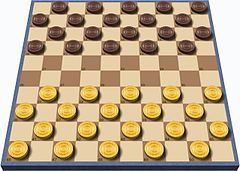
#> input picture checker_board/board4.jpg, 240 x 171 px
$ python hw1_4.py
#> lines starting #> are read from the running program, lines starting #| are printed output that depends on the picture; after the words box and inside, x2 and y2 are one past the last pixel; in counts of white or black regions, pixels touching at a corner belong together
import math

import cv2 as cv
import sys

import numpy as np

def _polar_to_cartesian(lines):
    """
    극좌표 형식(x*cos_t + y*sin_t = rho)을
    데카르트 좌표평면 형식으로 변환
    (y = a*x + b)
    """
    cartesian = []
    for i in range(lines.shape[0]):
        rho, theta = lines[i][0]
        i = 1e-9
        cos_t = math.cos(theta)
        sin_t = math.sin(theta) + i
        a, b = -cos_t / sin_t, rho / sin_t  # y = ax + b
        cartesian.append((a, b))

    return np.array(cartesian)

def intersection_point(line1, line2, threshold=0.2):
    """
    두 직선의 교점을 구하는 함수
    두 직선은 y = ax + b 꼴이어야 함
    """
    a1, b1 = line1
    a2, b2 = line2
    if abs(a1 - a2) < threshold:
        return -1, -1
    x0 = -(b2 - b1) / (a2 - a1)
    y0 = a1 * x0 + b1
    return x0, y0

def _get_perspective_board(src, w=400):
    if src.ndim == 3:
        src = cv.cvtColor(src, cv.COLOR_BGR2GRAY)
    blur = cv.GaussianBlur(src, (0, 0), 1.2)
    # _, thresh = cv.threshold(blur, 0, 255, cv.THRESH_BINARY_INV + cv.THRESH_OTSU)
    thresh = cv.adaptiveThreshold(blur, 255, cv.ADAPTIVE_THRESH_GAUSSIAN_C, cv.THRESH_BINARY_INV, 71, 5)

    horizontal_kernel = cv.getStructuringElement(cv.MORPH_RECT, (5, 3))
    dilate = cv.morphologyEx(thresh, cv.MORPH_DILATE, horizontal_kernel, iterations=1)
    dilate = cv.morphologyEx(dilate, cv.MORPH_CLOSE, horizontal_kernel, iterations=2)
    vertical_kernel = cv.getStructuringElement(cv.MORPH_RECT, (3, 5))
    dilate = cv.morphologyEx(dilate, cv.MORPH_DILATE, vertical_kernel, iterations=1)
    dilate = cv.morphologyEx(dilate, cv.MORPH_CLOSE, vertical_kernel, iterations=2)

    edge = cv.Canny(dilate, 100, 100)
    lines = cv.HoughLines(edge, 1, math.pi / 180, 100)

    # 가로 선과 세로 선 나누기
    horizontal_line = math.pi / 2
    thresh_angle = math.pi / 4
    h_lines, v_lines = [], []
    while len(h_lines) < 2 or len(v_lines) < 2:
        h_lines.clear()
        v_lines.clear()
        for line in lines:
            rho, theta = line[0]
            if abs(theta - horizontal_line) < thresh_angle:
                h_lines.append([line[0]])
            else:
                v_lines.append([line[0]])

        if (len(h_lines) < 2 or len(v_lines) < 2) and len(h_lines) > len(v_lines):
            horizontal_line += math.pi / 30  # 기준 선 조금씩 조정

    h_lines, v_lines = np.array(h_lines), np.array(v_lines)

    # 가장 간격이 큰 두 직선 가로선 구하기
    max_h_line = h_lines[0][0]
    min_h_line = h_lines[0][0]
    for l in h_lines:
        rho, _ = l[0]
        max_rho, _ = max_h_line
        min_rho, _ = min_h_line
        if max_rho < rho:
            max_h_line = l[0]
        if rho < min_rho:
            min_h_line = l[0]
    # 세로선 구하기
    max_v_line = v_lines[0][0]
    min_v_line = v_lines[0][0]

    for l in v_lines:
        rho, theta = l[0]

        max_rho, mx_theta = max_v_line
        min_rho, mn_theta = min_v_line

        # 각도가 90도 넘어가면 rho의 부호가 바뀔 수 있음
        rho *= -1 if theta > math.pi / 2 else 1
        max_rho *= -1 if mx_theta > math.pi / 2 else 1
        min_rho *= -1 if mn_theta > math.pi / 2 else 1
        if max_rho < rho:
            max_v_line = l[0]
        if rho < min_rho:
            min_v_line = l[0]

    h_edges, v_edges = np.array([[min_h_line], [max_h_line]]), np.array([[min_v_line], [max_v_line]])

    # 모서리끼리 교점 계산
    h_edges_ab = _polar_to_cartesian(h_edges)
    v_edges_ab = _polar_to_cartesian(v_edges)
    points = []
    for h in h_edges_ab:
        for v in v_edges_ab:
            x, y = intersection_point(h, v)
            points.append((int(x), int(y)))

    # 꼭짓점 시계방향으로 정렬
    # 화면 기준으로는 clockwise=False여야 시계방향
    sorted_points = cv.convexHull(np.array(points), clockwise=False).astype(np.float32)

    dst_pts = np.array([[[0, 0]],
                        [[w - 1, 0]],
                        [[w - 1, w - 1]],
                        [[0, w - 1]]]).astype(np.float32)
    pers_mat = cv.getPerspectiveTransform(sorted_points, dst_pts)
    transformed_src = cv.warpPerspective(src, pers_mat, (w, w))
    return transformed_src

def main():
    filename = "board4.jpg" if len(sys.argv) < 2 else sys.argv[1]
    src = cv.imread(filename, cv.IMREAD_COLOR)
#> src is the input picture: shape (171, 240, 3); mean B, G, R 136.5, 168.2, 189.6

    if src is None:
        print("Image load failed!")
        exit()

    width = 700
    ratio = width / src.shape[1]
#> ratio = 2.92
    inter_flag = cv.INTER_CUBIC if (ratio > 1) else cv.INTER_AREA
#> inter_flag = 2
    src = cv.resize(src, (0, 0), fx=ratio, fy=ratio, interpolation=inter_flag)
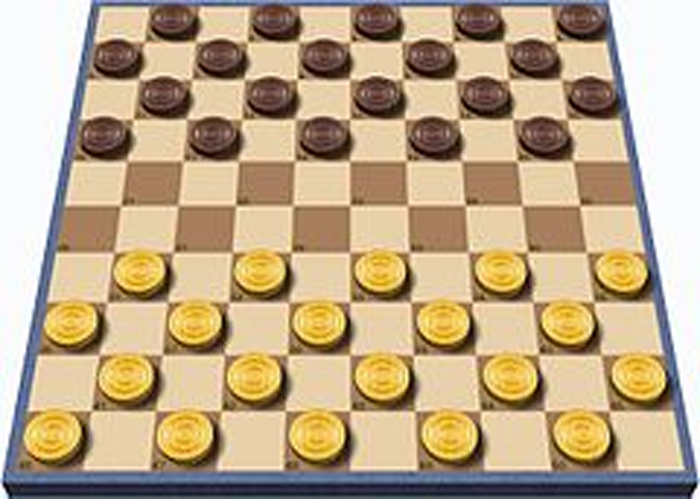
#> src: shape (499, 700, 3); mean B, G, R 136.4, 168.1, 189.5

    board = _get_perspective_board(src, w=450)
#> in _get_perspective_board, `src = cv.cvtColor(src, cv.COLOR_BGR2GRAY)`:
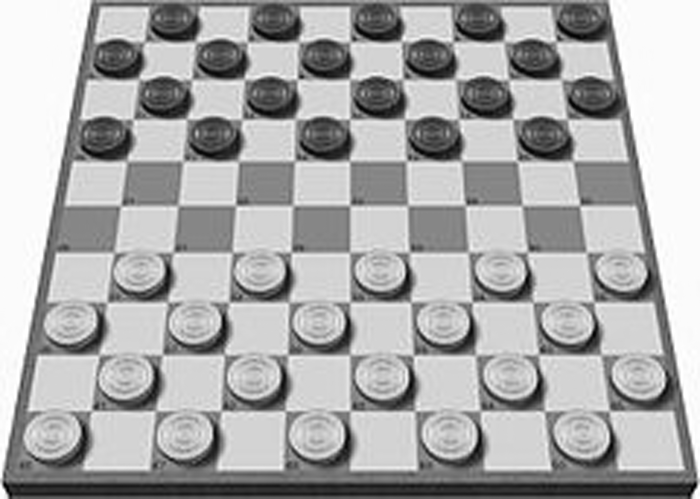
#> src: shape (499, 700); min 0, max 255, mean 170.9
#> in _get_perspective_board, `thresh = cv.adaptiveThreshold(blur, 255, cv.ADAPTIVE_THRESH_GAUSSIAN_C..`:
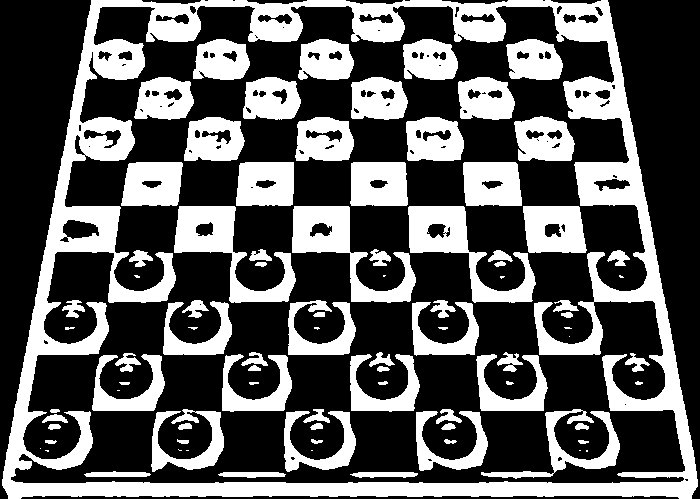
#> thresh: shape (499, 700); 34.8% white; 92 white regions (16 under 20 px), largest, box (x1, y1, x2, y2) and area: (2, 0, 698, 499) 49864, (174, 206, 296, 303) 4026, (408, 206, 536, 303) 4009
#> in _get_perspective_board, `dilate = cv.morphologyEx(thresh, cv.MORPH_DILATE, horizontal_kernel, i..`: dilate: shape (499, 700); 44.9% white; 27 white regions (3 under 20 px), largest, box (x1, y1, x2, y2) and area: (0, 0, 700, 499) 155556, (442, 438, 459, 445) 101, (175, 438, 191, 445) 94
#> in _get_perspective_board, `dilate = cv.morphologyEx(dilate, cv.MORPH_CLOSE, horizontal_kernel, it..`: dilate: shape (499, 700); 46.8% white; 16 white regions, largest, box (x1, y1, x2, y2) and area: (0, 0, 700, 499) 162515, (175, 438, 191, 452) 194, (442, 438, 459, 445) 101
#> in _get_perspective_board, `dilate = cv.morphologyEx(dilate, cv.MORPH_DILATE, vertical_kernel, ite..`: dilate: shape (499, 700); 54.3% white; 83 black regions (6 under 20 px), largest, box (x1, y1, x2, y2) and area: (0, 0, 88, 449) 20565, (612, 0, 700, 447) 20511, (288, 414, 416, 480) 3657
#> in _get_perspective_board, `dilate = cv.morphologyEx(dilate, cv.MORPH_CLOSE, vertical_kernel, iter..`:
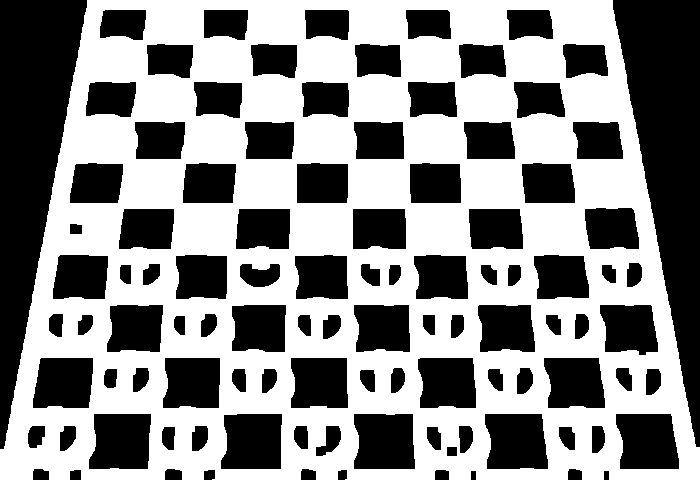
#> dilate: shape (499, 700); 55.9% white; 103 black regions, largest, box (x1, y1, x2, y2) and area: (0, 0, 87, 449) 20563, (613, 0, 700, 447) 20508, (354, 414, 415, 469) 3144
#> in _get_perspective_board, `edge = cv.Canny(dilate, 100, 100)`:
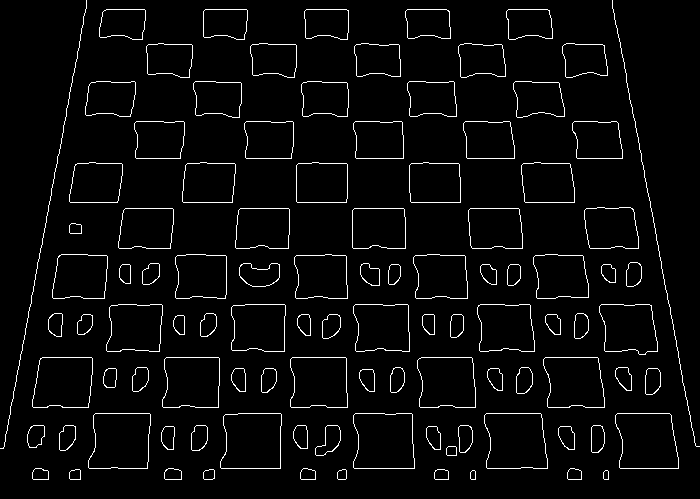
#> edge: shape (499, 700); 3.7% white in thin lines or dots
#> in _get_perspective_board, `lines = cv.HoughLines(edge, 1, math.pi / 180, 100)`: lines = 26 rows, first 8: [468, 1.57], [357, 1.57], [413, 1.57], [202, 1.57], [158, 1.57], [208, 1.57], [407, 1.57], [163, 1.57]
#> in _get_perspective_board, `transformed_src = cv.warpPerspective(src, pers_mat, (w, w))`:
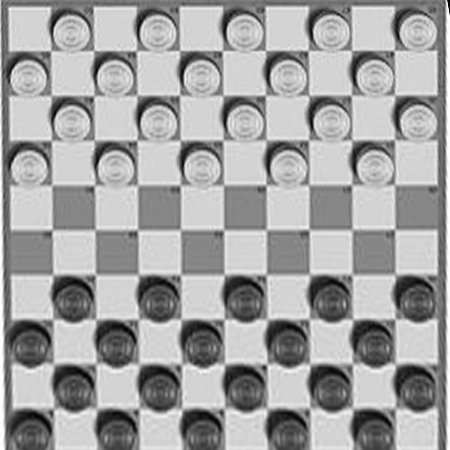
#> transformed_src: shape (450, 450); min 0, max 255, mean 162.8

    blur = cv.blur(board, (3, 3))
#> blur: shape (450, 450)
    circles = cv.HoughCircles(blur, cv.HOUGH_GRADIENT, 1, 50,
                              param1=120, param2=20, minRadius=15, maxRadius=40)
#> circles = 39 rows, first 8: [30.5, 348.5, 18.3], [71.5, 123.5, 18], [243.5, 33.5, 18.8], [70.5, 32.5, 17.9], [157.5, 33.5, 18.8], [72.5, 303.5, 18.3], [417.5, 33.5, 19.1], [244.5, 123.5, 18.8]
    # cv.imshow("board", board)

    src_circle = cv.cvtColor(board, cv.COLOR_GRAY2BGR)
    center_brightness = []
    if circles is not None:
        for i in range(circles.shape[1]):
            cx, cy, radius = circles[0][i]
            cx, cy, radius = int(cx), int(cy), int(radius)
            cv.circle(src_circle, (cx, cy), radius, (0, 0, 255), 1, cv.LINE_AA)
            center_brightness.append(board[cy, cx])
#> this loop made 39 passes
#> (cx, cy, radius) on passes 1 to 12: (30, 348, 18), (71, 123, 18), (243, 33, 18), (70, 32, 17), (157, 33, 18), (72, 303, 18), (417, 33, 19), (244, 123, 18), (28, 168, 18), (416, 121, 21), (201, 78, 18), (159, 392, 18)
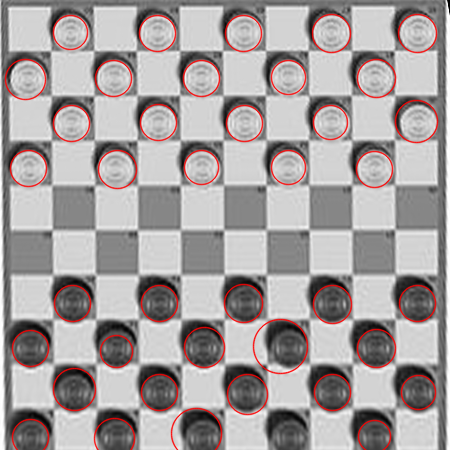
#> src_circle: shape (450, 450, 3); mean B, G, R 159.4, 159.4, 166.3
#> after the loop, center_brightness = 39 values, max 209 at index 8, min 71 at index 27, mean 144.4

    cv.imshow("circle", src_circle)

    arr = np.array(center_brightness)
#> arr has the same summary as center_brightness
    m = np.mean(arr)
#> m = 144.4
    # print(arr, m)
    white = np.count_nonzero(arr >= m)
#> white = 20
    black = np.count_nonzero(arr < m)
#> black = 19

    print(f"w:{white} b:{black}")
#| w:20 b:19

    cv.waitKey()
    cv.destroyAllWindows()


if __name__ == '__main__':
    main()

$ run again, with checker_board/board1.jpg copied over checker_board/board4.jpg
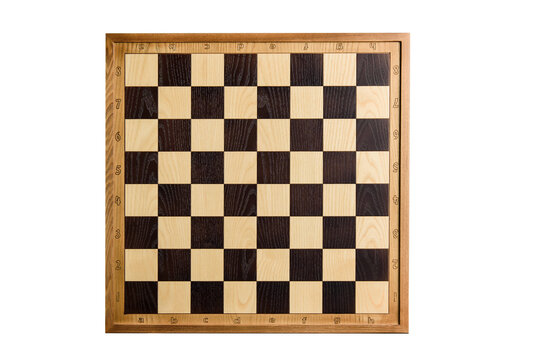
#> input picture checker_board/board1.jpg, 539 x 360 px
#> in main, src is the input picture: shape (360, 539, 3); mean B, G, R 177.1, 191.8, 205.6
#> in _get_perspective_board, `thresh = cv.adaptiveThreshold(blur, 255, cv.ADAPTIVE_THRESH_GAUSSIAN_C..`:
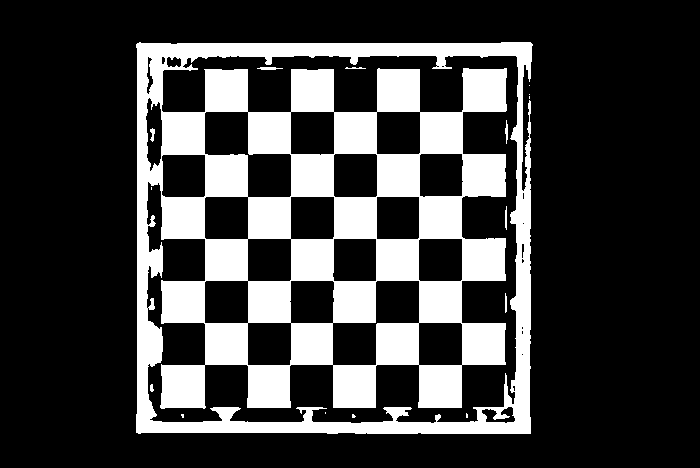
#> thresh: shape (468, 700); 24.8% white; 16 white regions (8 under 20 px), largest, box (x1, y1, x2, y2) and area: (136, 42, 533, 434) 81058, (257, 67, 283, 70) 57, (505, 120, 508, 144) 46
#> edge: shape (468, 700); 1.9% white in thin lines or dots, all inside (x1, y1, x2, y2) = (132, 38, 536, 437)
#> lines = 29 rows, first 8: [133, 0], [39, 1.57], [533, 0], [436, 1.57], [319, 1.57], [108, 1.57], [277, 1.57], [361, 1.57]
#> in _get_perspective_board, `transformed_src = cv.warpPerspective(src, pers_mat, (w, w))`:
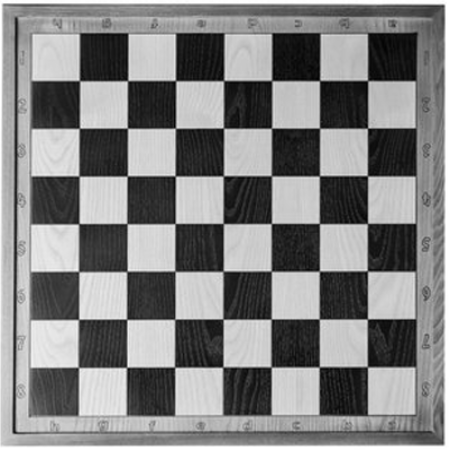
#> transformed_src: shape (450, 450); min 1, max 255, mean 130.4
#> circles = None

$ run again, with checker_board/board2.jpg copied over checker_board/board4.jpg
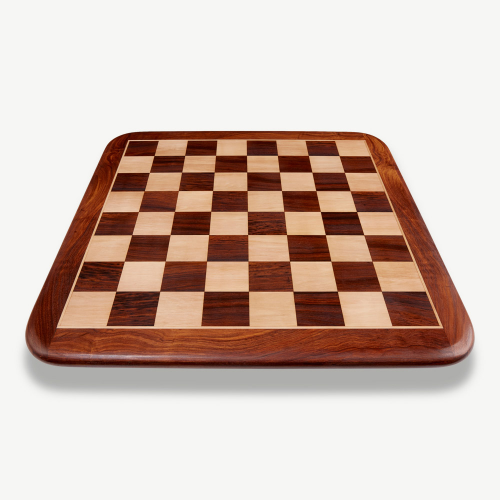
#> input picture checker_board/board2.jpg, 1000 x 1000 px (shown at 1/2 size)
#> in main, src is the input picture: shape (1000, 1000, 3); mean B, G, R 177.9, 187.7, 207.6
#> in _get_perspective_board, `thresh = cv.adaptiveThreshold(blur, 255, cv.ADAPTIVE_THRESH_GAUSSIAN_C..`:
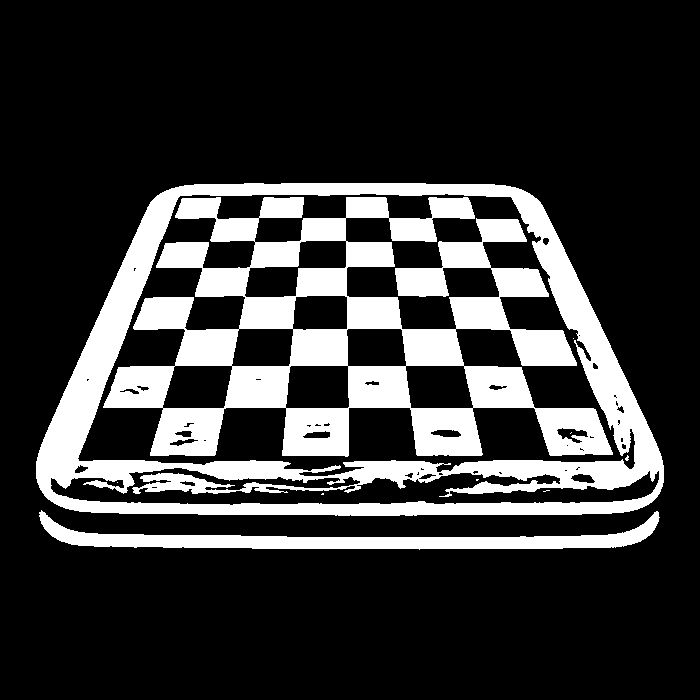
#> thresh: shape (700, 700); 21.3% white; 10 white regions (7 under 20 px), largest, box (x1, y1, x2, y2) and area: (103, 197, 613, 457) 53999, (36, 183, 664, 516) 42215, (39, 510, 660, 550) 7968
#> edge: shape (700, 700); 1.5% white in thin lines or dots, all inside (x1, y1, x2, y2) = (32, 179, 667, 553)
#> lines = 27 rows, first 8: [551, 1.57], [517, 1.57], [533, 1.57], [404, 1.57], [410, 1.57], [368, 1.57], [362, 1.57], [179, 1.57]
#> circles = [[50.5, 399.5, 39.4], [46.5, 62.5, 37.2]]
#> the loop in main, `for i in range(circles.shape[1]):` made 2 passes
#> (cx, cy, radius) on passes 1 to 2: (50, 399, 39), (46, 62, 37)
#> after the loop in main, `for i in range(circles.shape[1]):`:
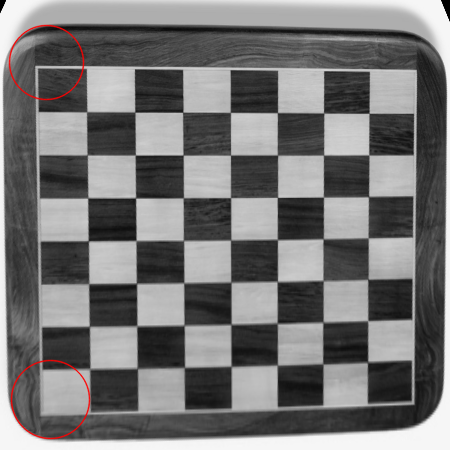
#> src_circle: shape (450, 450, 3); mean B, G, R 117.3, 117.3, 118.1
#> after the loop in main, `for i in range(circles.shape[1]):`: center_brightness = [181, 60]
#> m = 120.5
#> white = 1
#| w:1 b:1
